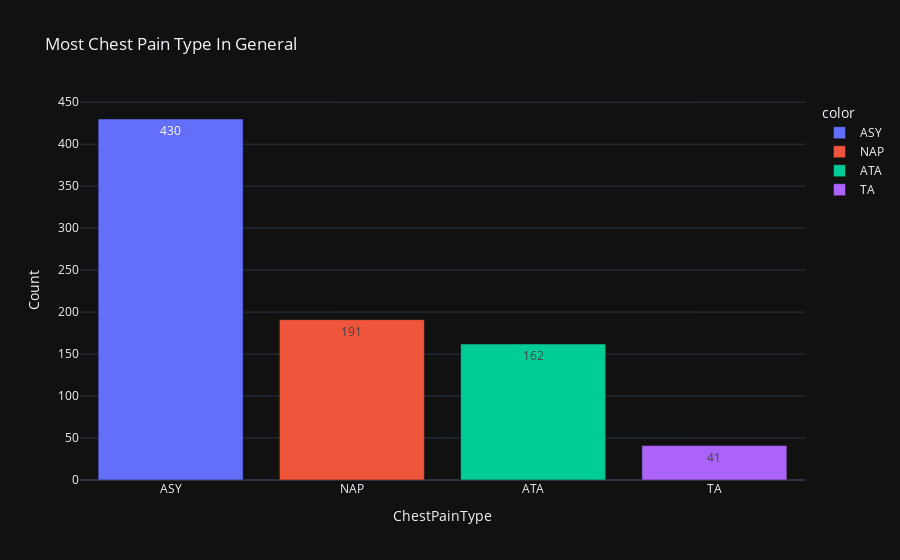

Notebook cell for this chart:
### Code cell
fig = px.bar(df_cleaned['ChestPainType'].value_counts(),
             color = df_cleaned['ChestPainType'].value_counts().index,
             template = 'plotly_dark',
             title = 'Most Chest Pain Type In General',
             labels = {'value':'Count'},
             text_auto = True
             )
fig.show()

### Figure 1 — Plotly figure (JSON) as saved in the notebook; plotly's stock layout.template omitted (floating-point values rounded to 4 significant figures)
{"data": [{"hovertemplate": "color=ASY<br>ChestPainType=%{x}<br>Count=%{y}<extra></extra>", "legendgroup": "ASY", "marker": {"color": "#636efa", "pattern": {"shape": ""}}, "name": "ASY", "orientation": "v", "showlegend": true, "textposition": "auto", "texttemplate": "%{y}", "type": "bar", "x": ["ASY"], "xaxis": "x", "y": [430], "yaxis": "y"}, {"hovertemplate": "color=NAP<br>ChestPainType=%{x}<br>Count=%{y}<extra></extra>", "legendgroup": "NAP", "marker": {"color": "#EF553B", "pattern": {"shape": ""}}, "name": "NAP", "orientation": "v", "showlegend": true, "textposition": "auto", "texttemplate": "%{y}", "type": "bar", "x": ["NAP"], "xaxis": "x", "y": [191], "yaxis": "y"}, {"hovertemplate": "color=ATA<br>ChestPainType=%{x}<br>Count=%{y}<extra></extra>", "legendgroup": "ATA", "marker": {"color": "#00cc96", "pattern": {"shape": ""}}, "name": "ATA", "orientation": "v", "showlegend": true, "textposition": "auto", "texttemplate": "%{y}", "type": "bar", "x": ["ATA"], "xaxis": "x", "y": [162], "yaxis": "y"}, {"hovertemplate": "color=TA<br>ChestPainType=%{x}<br>Count=%{y}<extra></extra>", "legendgroup": "TA", "marker": {"color": "#ab63fa", "pattern": {"shape": ""}}, "name": "TA", "orientation": "v", "showlegend": true, "textposition": "auto", "texttemplate": "%{y}", "type": "bar", "x": ["TA"], "xaxis": "x", "y": [41], "yaxis": "y"}], "layout": {"barmode": "relative", "legend": {"title": {"text": "color"}, "tracegroupgap": 0}, "title": {"text": "Most Chest Pain Type In General"}, "xaxis": {"anchor": "y", "domain": [0, 1], "title": {"text": "ChestPainType"}}, "yaxis": {"anchor": "x", "domain": [0, 1], "title": {"text": "Count"}}}}
